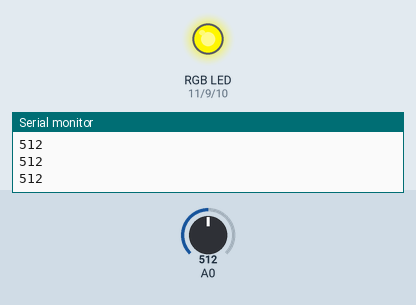
Recording of a sketch running on a simulated Arduino Uno, built with avr-gcc and run on an emulated ATmega328P. Shown: an RGB LED mixed from three pins (HIGH = lit), the last lines printed to the serial monitor. The test bench sets the inputs (shaded band); at power-on: A0 = 512.

Above: at 1.2 s.
1.3 s: A0 set to 0
At 1.68 s:
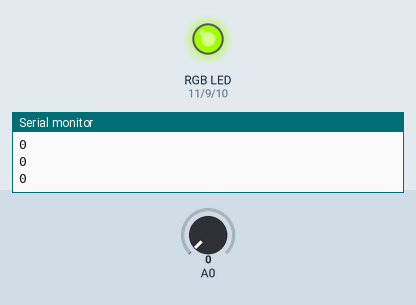
4.3 s: A0 set to 122
At 4.73 s:
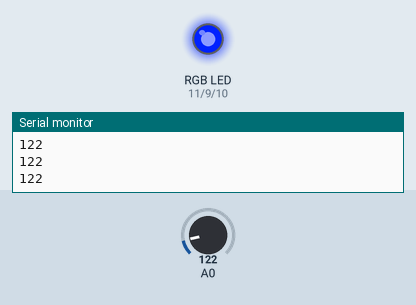
Timing chart, 0 to 16.3 s (numbered marks = the images above; inputs shaded):
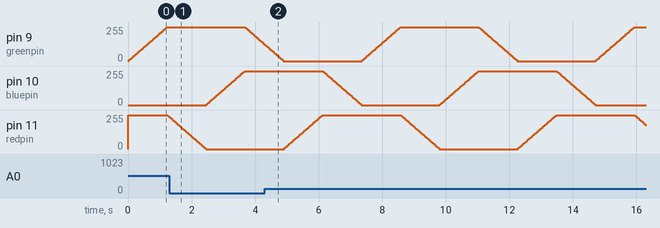

The sketch:

RGB_Experiment.ino
```cpp
#define greenpin 9
#define bluepin 10
#define redpin 11

void setup(){
  Serial.begin(115200);
	pinMode(redpin, OUTPUT);
	pinMode(greenpin, OUTPUT);
	pinMode(bluepin, OUTPUT);
}

void RGB(int r, int g, int b){
	analogWrite(redpin, r);
	analogWrite(greenpin, g);
	analogWrite(bluepin, b);
}

void colour_pick(int i, int p){
  double r, g, b;
  double d = (double)i;
  if(i<60){
    r = 1;
    g = d/60;
    b = 0;
  }else if(i<120){
    d -= 60;
    r = (60-d)/60;
    g = 1;
    b = 0;
  }else if(i<180){
    d -= 120;
    r = 0;
    g = 1;
    b = d/60;
  }else if(i<240){
    d -= 180;
    r = 0;
    g = (60-d)/60;
    b = 1;
  }else if(i<300){
    d -= 240;
    r = d/60;
    g = 0;
    b = 1;
  }else{
    d -= 300;
    r = 1;
    g = 0;
    b = (60-d)/60;
  }
  RGB(r*p, g*p, b*p);
}

int i = 0;

void loop(){
  colour_pick(i, 255);
  delay(20);
  int a = analogRead(A0);
  Serial.println(a);
  i = (i+1)%360;
}
```
